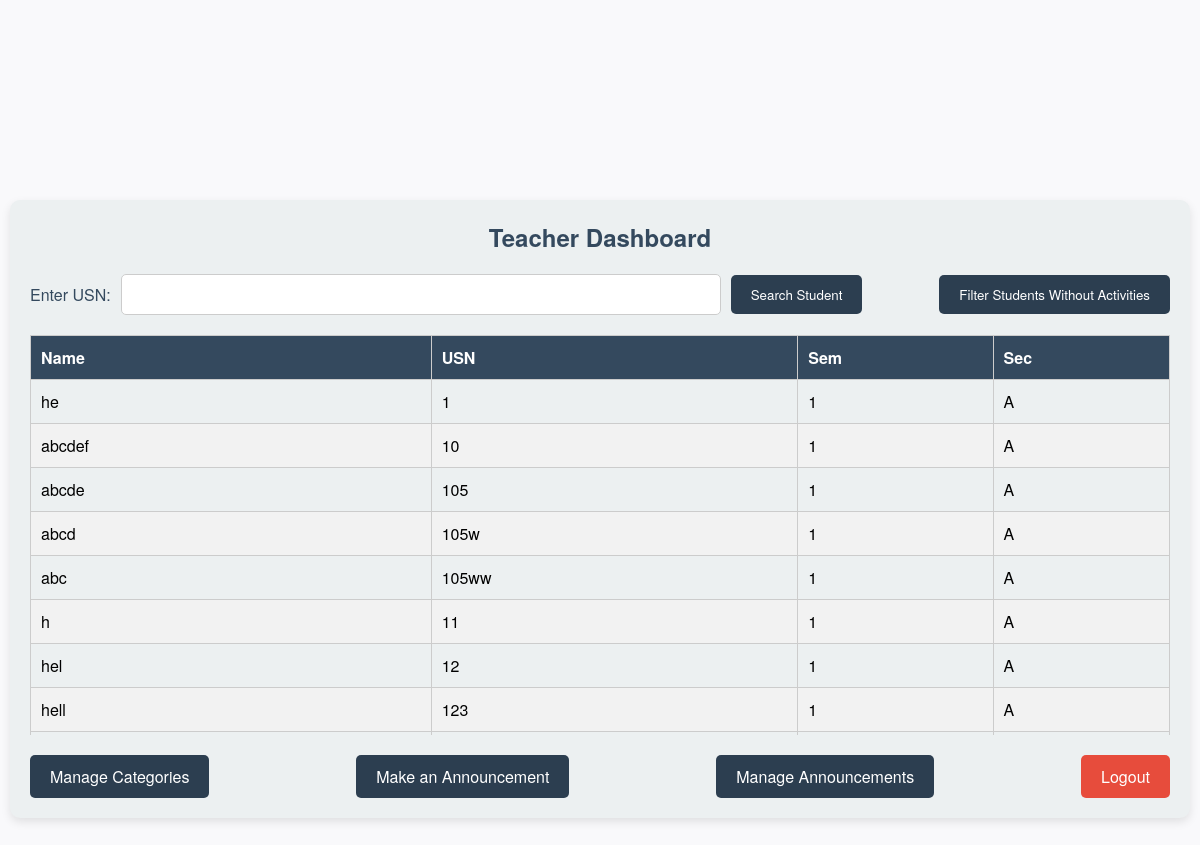
The page /teacher/dashboard/ (signed in) on the database as committed earlier.
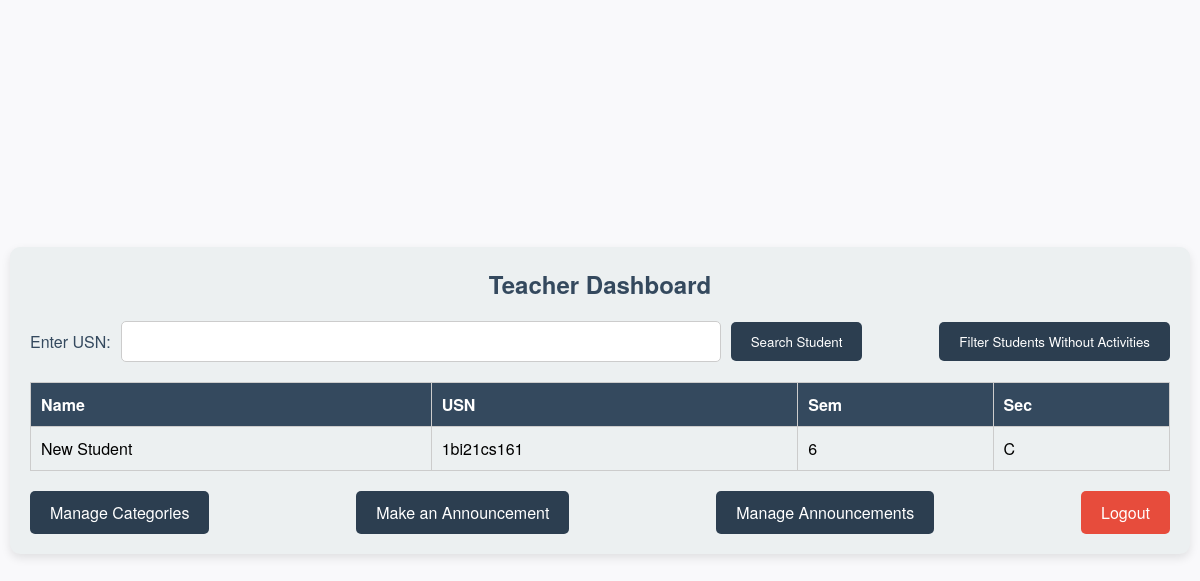
The same page on the database as committed later.
### activityPointsApp/models.py (models this page shows, shortened)
class Student(models.Model):
    usn = models.CharField(max_length=10, unique=True)
    name = models.CharField(max_length=20)
    email = models.EmailField(unique=True)
    password = models.CharField(max_length=128)
    sem = models.IntegerField()
    sec = models.CharField(max_length=1)
    phone_no = models.CharField(max_length=10)
    points = models.IntegerField(default=0)

### activityPointsApp/views.py (the view)
# urls.py: path('teacher/dashboard/', teacherDashboard, name='teacherDashboard'),
def teacherDashboard(request):
    if 'teacher_email' not in request.session:
        return redirect('loginTeacher')
    students = None
    filter_students = request.session.get('filter_students', False)
    if request.method == 'POST':
        usn = request.POST.get('usn')
        if usn:
            try:
                student = Student.objects.get(usn=usn)
                students = [student]
            except Student.DoesNotExist:
                return render(request, 'teacherDashboard.html', {'error': 'Student with this USN does not exist'})
        elif 'filter' in request.POST:
            if filter_students:
                students = Student.objects.all().order_by('usn')
                request.session['filter_students'] = False
            else:
                students_without_activities = Student.objects.exclude(activities__isnull=False).order_by('usn')
                students = students_without_activities.values('name', 'usn', 'sem', 'sec')  # Select specific fields
                request.session['filter_students'] = True
    else:
        students = Student.objects.all().order_by('usn')
    return render(request, 'teacherDashboard.html', {'students': students, 'filter_students': filter_students})

### activityPointsApp/templates/teacherDashboard.html (shortened to what this page needs)
{% load static %}
<!DOCTYPE html>
<html lang="en">
<head>
    <link rel="stylesheet" href="{% static 'teacher_dashboard.css' %}">
</head>
<body>
    <div class="container">
        <h2>Teacher Dashboard</h2>
        <div class="form-buttons">
            <form method="post" class="form-inline">
                <label for="usn">Enter USN:</label>
                <input type="text" id="usn" name="usn" required>
                <button type="submit">Search Student</button>
            </form>
            <form method="post" class="form-inline">
                <button type="submit" name="filter">Filter Students Without Activities</button>
            </form>
        </div>
        <div class="table-container">
            <table class="students-table">
                <thead>
                    <tr>
                        <th>Name</th>
                        <th>USN</th>
                        <th>Sem</th>
                        <th>Sec</th>
                    </tr>
                </thead>
                <tbody>
                    {% for student in students %}
                    <tr>
                        <td>{{ student.name }}</td>
                        <td>{{ student.usn }}</td>
                        <td>{{ student.sem }}</td>
                        <td>{{ student.sec }}</td>
                    </tr>
                    {% empty %}
                    {% if filter_students %}
                    <tr>
                        <td colspan="4">No students without activities found.</td>
                    </tr>
                    {% endif %}
                    {% endfor %}
                </tbody>
            </table>
        </div>
        <div class="actions">
            <a href="{% url 'manageCategories' %}" class="action-link">Manage Categories</a>
            <a href="{% url 'create_announcement' %}" class="action-link">Make an Announcement</a>
            <a href="{% url 'manage_announcements' %}" class="action-link">Manage Announcements</a>
            <a href="{% url 'logout' %}" class="logout-btn">Logout</a>
        </div>
    </div>
</body>
</html>

Rows that differ between the two databases and show on the page:
removed Student: name "he", usn "1", sem "1", sec "A"
removed Student: name "abcdef", usn "10", sem "1", sec "A"
removed Student: name "abcde", usn "105", sem "1", sec "A"
removed Student: name "abcd", usn "105w", sem "1", sec "A"
removed Student: name "abc", usn "105ww", sem "1", sec "A"
removed Student: name "h", usn "11", sem "1", sec "A"
removed Student: name "hel", usn "12", sem "1", sec "A"
removed Student: name "hell", usn "123", sem "1", sec "A"
now on this page (row edited): Student: name "New Student", usn "1bi21cs161", sem "6", sec "C"
